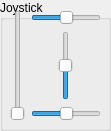
   <widget class="QGroupBox" name="groupBox_7">
    <property name="geometry">
     <rect>
      <x>100</x>
      <y>420</y>
      <width>111</width>
      <height>131</height>
     </rect>
    </property>
    <property name="title">
     <string>Joystick</string>
    </property>
    <widget class="QWidget" name="layoutWidget">
     <property name="geometry">
      <rect>
       <x>10</x>
       <y>10</y>
       <width>91</width>
       <height>111</height>
      </rect>
     </property>
     <layout class="QHBoxLayout" name="horizontalLayout_2">
      <item>
       <widget class="QSlider" name="joystickGases">
        <property name="minimum">
         <number>0</number>
        </property>
        <property name="maximum">
         <number>100</number>
        </property>
        <property name="orientation">
         <enum>Qt::Vertical</enum>
        </property>
       </widget>
      </item>
      <item>
       <layout class="QVBoxLayout" name="verticalLayout">
        <item>
         <widget class="QSlider" name="joystickAleron">
          <property name="minimum">
           <number>-100</number>
          </property>
          <property name="maximum">
           <number>100</number>
          </property>
          <property name="orientation">
           <enum>Qt::Horizontal</enum>
          </property>
         </widget>
        </item>
        <item>
         <layout class="QHBoxLayout" name="horizontalLayout">
          <item>
           <spacer name="horizontalSpacer">
            <property name="orientation">
             <enum>Qt::Horizontal</enum>
            </property>
            <property name="sizeHint" stdset="0">
             <size>
              <width>28</width>
              <height>20</height>
             </size>
            </property>
           </spacer>
          </item>
          <item>
           <widget class="QSlider" name="joystickProfundidad">
            <property name="minimum">
             <number>-100</number>
            </property>
            <property name="maximum">
             <number>100</number>
            </property>
            <property name="orientation">
             <enum>Qt::Vertical</enum>
            </property>
           </widget>
          </item>
          <item>
           <spacer name="horizontalSpacer_2">
            <property name="orientation">
             <enum>Qt::Horizontal</enum>
            </property>
            <property name="sizeHint" stdset="0">
             <size>
              <width>28</width>
              <height>20</height>
             </size>
            </property>
           </spacer>
          </item>
         </layout>
        </item>
        <item>
         <widget class="QSlider" name="joystickRudder">
          <property name="minimum">
           <number>-100</number>
          </property>
          <property name="maximum">
           <number>100</number>
          </property>
          <property name="orientation">
           <enum>Qt::Horizontal</enum>
          </property>
         </widget>
        </item>
       </layout>
      </item>
     </layout>
    </widget>
   </widget>
